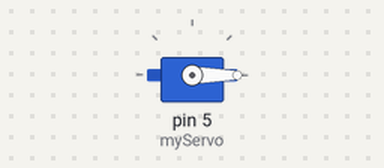
Simulated run of this sketch. Board: Arduino Uno, built with avr-gcc and run on an emulated ATmega328P. On the bench: servo.

Above: at 0.05 s.
At 4.55 s:
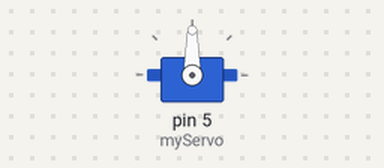
At 9.05 s:
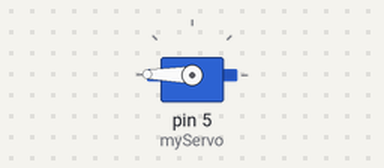
At 18.05 s:
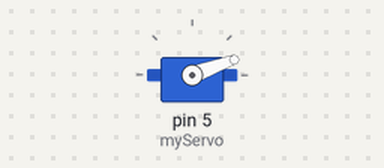
Timing chart, 0 to 26.1 s (numbered marks = the images above):
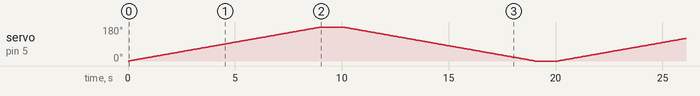

The sketch:

servo.ino
```cpp
#include <Servo.h>
Servo myServo;

void setup() {
  myServo.attach(5);

}

void loop() {
  //myServo.write(0); // 괄호안이 각도
  //delay(1000);
  //myServo.write(10);
  //delay(1000);

  int angle;
  for(angle=0; angle<180; angle++)
  {
    myServo.write(angle);
    delay(50);
  }
  delay(1000);
  for(angle=180; angle>=0; angle--)
  {
    myServo.write(angle);
    delay(50);
  }
  delay(1000);

}
```
